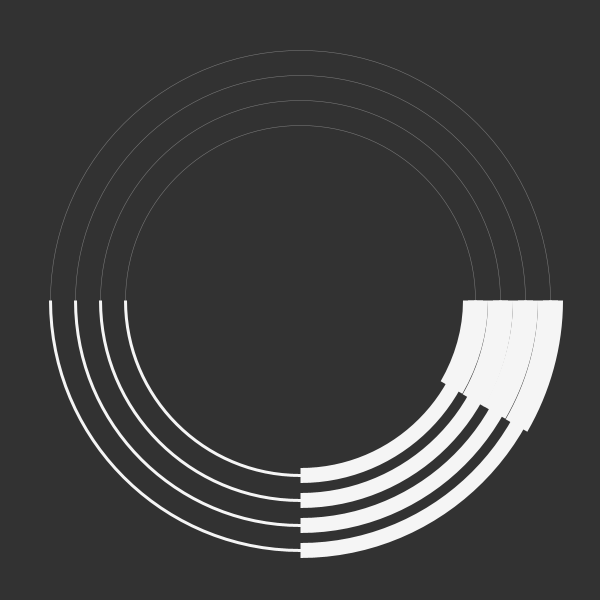
Frame 1 (no input)
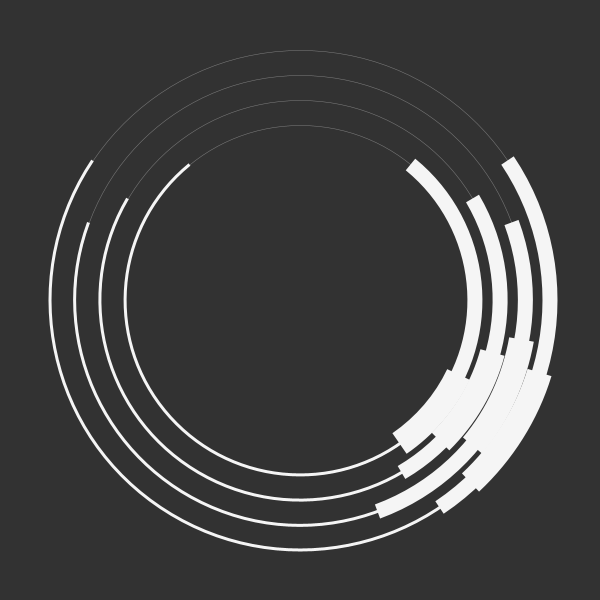
Frame 60 (the mouse pressed at the canvas centre just before this capture)
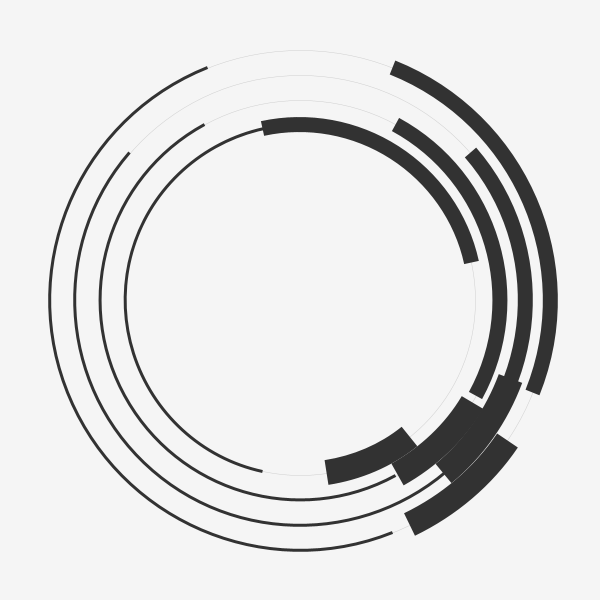
Frame 120 (the mouse held since frame 60 and released just before this capture)

The Processing sketch that drew these frames (run headless with seeded random() and noise(); from frame 60 on, the mouse is pressed at the canvas centre):

// Processing sketch: sketch_1
// ── sketch_1.pde
// https://www.openprocessing.org/sketch/396923

// arc, PI, strokeCap, revolve, ellipse
// An animation of a still graphic I saw on-line somewhere.
// Click to toggle background black/white

float move;
boolean isBlkbg;

void setup() {
  size(600, 600);
  noFill();
  strokeCap(SQUARE);
  isBlkbg = true;
}

void draw() {
  if (isBlkbg) background(50);
  else background(245);
  drawShape(500, move);
  drawShape(450, move*.6);
  drawShape(400, move*.9);
  drawShape(350, move*1.5);
  move += .01;
}

void drawShape(float sze, float incr) {
  if (isBlkbg) stroke(245, 100);
  else stroke(50, 50);
  strokeWeight(.5);
  ellipse(width/2, height/2, sze, sze);
  if (isBlkbg)stroke(245);
  else stroke(50);
  strokeWeight(3);
  arc(width/2, height/2, sze, sze, incr, incr+ PI);
  strokeWeight(15);
  arc(width/2, height/2, sze, sze, -incr, -incr+PI/2.0);
  strokeWeight(25);
  arc(width/2, height/2, sze, sze, incr/2, incr/2+PI/6);
}

void mousePressed() {
  isBlkbg = !isBlkbg;
}
